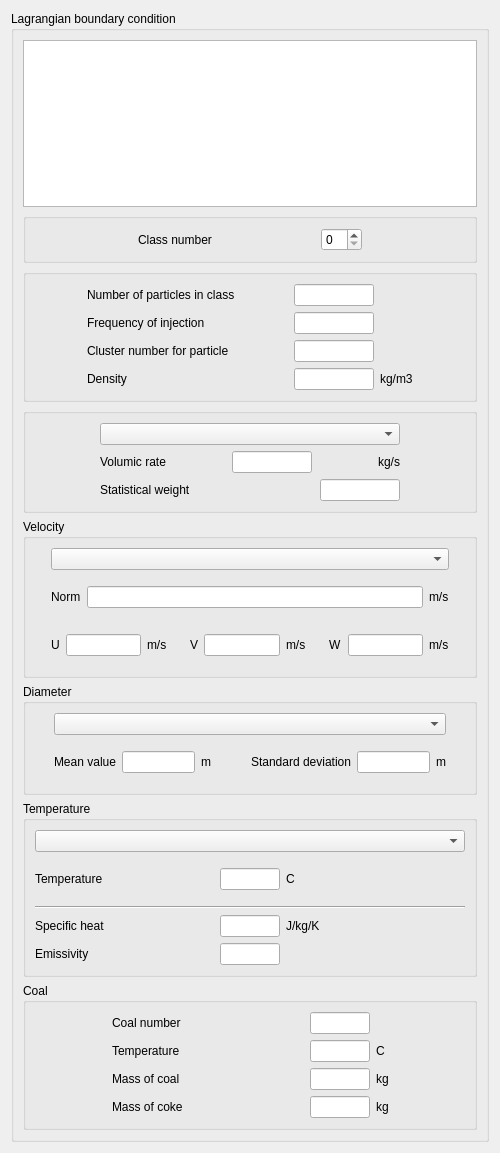
<ui version="4.0" >
 <class>LagrangianBoundariesForm</class>
 <widget class="QWidget" name="LagrangianBoundariesForm" >
  <property name="geometry" >
   <rect>
    <x>0</x>
    <y>0</y>
    <width>500</width>
    <height>1153</height>
   </rect>
  </property>
  <property name="windowTitle" >
   <string>Form</string>
  </property>
  <layout class="QGridLayout" >
   <item row="0" column="0" >
    <widget class="QGroupBox" name="groupBoxBoundaries" >
     <property name="title" >
      <string>Lagrangian boundary condition</string>
     </property>
     <layout class="QGridLayout" >
      <item row="0" column="0" >
       <layout class="QGridLayout" >
        <item row="0" column="0" >
         <widget class="QTableView" name="tableViewBoundaries" />
        </item>
        <item row="1" column="0" >
         <widget class="QGroupBox" name="groupBoxClassNumber" >
          <property name="title" >
           <string/>
          </property>
          <layout class="QGridLayout" >
           <item row="0" column="0" >
            <layout class="QGridLayout" >
             <item row="0" column="0" >
              <spacer>
               <property name="orientation" >
                <enum>Qt::Horizontal</enum>
               </property>
               <property name="sizeHint" stdset="0" >
                <size>
                 <width>40</width>
                 <height>20</height>
                </size>
               </property>
              </spacer>
             </item>
             <item row="0" column="1" >
              <widget class="QLabel" name="labelICLAS" >
               <property name="toolTip" >
                <string>Code_Saturne key word: ICLAS</string>
               </property>
               <property name="text" >
                <string>Class number</string>
               </property>
              </widget>
             </item>
             <item row="0" column="2" >
              <spacer>
               <property name="orientation" >
                <enum>Qt::Horizontal</enum>
               </property>
               <property name="sizeHint" stdset="0" >
                <size>
                 <width>40</width>
                 <height>20</height>
                </size>
               </property>
              </spacer>
             </item>
             <item row="0" column="3" >
              <widget class="QSpinBox" name="spinBoxICLAS" >
               <property name="toolTip" >
                <string>Code_Saturne key word: ICLAS</string>
               </property>
              </widget>
             </item>
             <item row="0" column="4" >
              <spacer>
               <property name="orientation" >
                <enum>Qt::Horizontal</enum>
               </property>
               <property name="sizeHint" stdset="0" >
                <size>
                 <width>40</width>
                 <height>20</height>
                </size>
               </property>
              </spacer>
             </item>
            </layout>
           </item>
          </layout>
         </widget>
        </item>
        <item row="2" column="0" >
         <widget class="QGroupBox" name="groupBoxMain" >
          <property name="title" >
           <string/>
          </property>
          <layout class="QGridLayout" >
           <item row="0" column="0" >
            <layout class="QGridLayout" >
             <item row="0" column="1" >
              <widget class="QLabel" name="labelIJNBP" >
               <property name="toolTip" >
                <string>Code_Saturne key word: IJNBP</string>
               </property>
               <property name="text" >
                <string>Number of particles in class</string>
               </property>
              </widget>
             </item>
             <item row="0" column="3" >
              <widget class="QLineEdit" name="lineEditIJNBP" >
               <property name="maximumSize" >
                <size>
                 <width>80</width>
                 <height>16777215</height>
                </size>
               </property>
               <property name="toolTip" >
                <string>Code_Saturne key word: IJNBP</string>
               </property>
              </widget>
             </item>
             <item row="1" column="1" >
              <widget class="QLabel" name="labelIJFRE" >
               <property name="toolTip" >
                <string>Code_Saturne key word: IJFRE</string>
               </property>
               <property name="text" >
                <string>Frequency of injection</string>
               </property>
              </widget>
             </item>
             <item row="1" column="3" >
              <widget class="QLineEdit" name="lineEditIJFRE" >
               <property name="maximumSize" >
                <size>
                 <width>80</width>
                 <height>16777215</height>
                </size>
               </property>
               <property name="toolTip" >
                <string>Code_Saturne key word: IJFRE</string>
               </property>
              </widget>
             </item>
             <item row="2" column="0" >
              <spacer>
               <property name="orientation" >
                <enum>Qt::Horizontal</enum>
               </property>
               <property name="sizeHint" stdset="0" >
                <size>
                 <width>31</width>
                 <height>20</height>
                </size>
               </property>
              </spacer>
             </item>
             <item row="2" column="1" >
              <widget class="QLabel" name="labelICLST" >
               <property name="toolTip" >
                <string>Code_Saturne key word: ICLST</string>
               </property>
               <property name="text" >
                <string>Cluster number for particle</string>
               </property>
              </widget>
             </item>
             <item row="2" column="2" >
              <spacer>
               <property name="orientation" >
                <enum>Qt::Horizontal</enum>
               </property>
               <property name="sizeHint" stdset="0" >
                <size>
                 <width>40</width>
                 <height>20</height>
                </size>
               </property>
              </spacer>
             </item>
             <item row="2" column="3" >
              <widget class="QLineEdit" name="lineEditICLST" >
               <property name="maximumSize" >
                <size>
                 <width>80</width>
                 <height>16777215</height>
                </size>
               </property>
               <property name="toolTip" >
                <string>Code_Saturne key word: ICLST</string>
               </property>
              </widget>
             </item>
             <item row="2" column="5" >
              <spacer>
               <property name="orientation" >
                <enum>Qt::Horizontal</enum>
               </property>
               <property name="sizeHint" stdset="0" >
                <size>
                 <width>21</width>
                 <height>20</height>
                </size>
               </property>
              </spacer>
             </item>
             <item row="3" column="1" >
              <widget class="QLabel" name="labelIROPT" >
               <property name="toolTip" >
                <string>Code_Saturne key word: IROPT</string>
               </property>
               <property name="text" >
                <string>Density</string>
               </property>
              </widget>
             </item>
             <item row="3" column="3" >
              <widget class="QLineEdit" name="lineEditIROPT" >
               <property name="maximumSize" >
                <size>
                 <width>80</width>
                 <height>16777215</height>
                </size>
               </property>
               <property name="toolTip" >
                <string>Code_Saturne key word: IROPT</string>
               </property>
              </widget>
             </item>
             <item row="3" column="4" >
              <widget class="QLabel" name="labelUnitIROPT" >
               <property name="text" >
                <string>kg/m3</string>
               </property>
              </widget>
             </item>
            </layout>
           </item>
          </layout>
         </widget>
        </item>
        <item row="3" column="0" >
         <widget class="QGroupBox" name="groupBoxRate" >
          <property name="title" >
           <string/>
          </property>
          <property name="checkable" >
           <bool>false</bool>
          </property>
          <layout class="QGridLayout" >
           <item row="0" column="0" >
            <layout class="QGridLayout" >
             <item row="0" column="0" >
              <spacer>
               <property name="orientation" >
                <enum>Qt::Horizontal</enum>
               </property>
               <property name="sizeHint" stdset="0" >
                <size>
                 <width>51</width>
                 <height>22</height>
                </size>
               </property>
              </spacer>
             </item>
             <item row="0" column="1" >
              <widget class="QComboBox" name="comboBoxIPOIT" >
               <property name="minimumSize" >
                <size>
                 <width>300</width>
                 <height>0</height>
                </size>
               </property>
               <property name="toolTip" >
                <string>Code_Saturne key word: IPOIT</string>
               </property>
              </widget>
             </item>
             <item row="0" column="2" >
              <spacer>
               <property name="orientation" >
                <enum>Qt::Horizontal</enum>
               </property>
               <property name="sizeHint" stdset="0" >
                <size>
                 <width>41</width>
                 <height>22</height>
                </size>
               </property>
              </spacer>
             </item>
             <item row="1" column="1" >
              <widget class="QFrame" name="frameVolumicRate" >
               <property name="frameShape" >
                <enum>QFrame::NoFrame</enum>
               </property>
               <property name="frameShadow" >
                <enum>QFrame::Raised</enum>
               </property>
               <layout class="QGridLayout" >
                <property name="margin" >
                 <number>0</number>
                </property>
                <item row="0" column="0" >
                 <layout class="QGridLayout" >
                  <item row="0" column="0" >
                   <widget class="QLabel" name="labelIDEBT" >
                    <property name="toolTip" >
                     <string>Code_Saturne key word: IDEBT</string>
                    </property>
                    <property name="text" >
                     <string>Volumic rate</string>
                    </property>
                   </widget>
                  </item>
                  <item row="0" column="1" >
                   <spacer>
                    <property name="orientation" >
                     <enum>Qt::Horizontal</enum>
                    </property>
                    <property name="sizeHint" stdset="0" >
                     <size>
                      <width>40</width>
                      <height>20</height>
                     </size>
                    </property>
                   </spacer>
                  </item>
                  <item row="0" column="2" >
                   <widget class="QLineEdit" name="lineEditIDEBT" >
                    <property name="maximumSize" >
                     <size>
                      <width>80</width>
                      <height>16777215</height>
                     </size>
                    </property>
                    <property name="toolTip" >
                     <string>Code_Saturne key word: IDEBT</string>
                    </property>
                   </widget>
                  </item>
                  <item row="0" column="3" >
                   <spacer>
                    <property name="orientation" >
                     <enum>Qt::Horizontal</enum>
                    </property>
                    <property name="sizeHint" stdset="0" >
                     <size>
                      <width>40</width>
                      <height>20</height>
                     </size>
                    </property>
                   </spacer>
                  </item>
                  <item row="0" column="4" >
                   <widget class="QLabel" name="labelUnitIDEBT" >
                    <property name="text" >
                     <string>kg/s</string>
                    </property>
                   </widget>
                  </item>
                 </layout>
                </item>
               </layout>
              </widget>
             </item>
             <item row="2" column="1" >
              <widget class="QFrame" name="frameStatisticalWeight" >
               <property name="frameShape" >
                <enum>QFrame::NoFrame</enum>
               </property>
               <property name="frameShadow" >
                <enum>QFrame::Raised</enum>
               </property>
               <layout class="QGridLayout" >
                <property name="margin" >
                 <number>0</number>
                </property>
                <item row="0" column="0" >
                 <layout class="QGridLayout" >
                  <item row="0" column="0" >
                   <widget class="QLabel" name="labelIPOIT" >
                    <property name="toolTip" >
                     <string>Code_Saturne key word: IPOIT</string>
                    </property>
                    <property name="text" >
                     <string>Statistical weight</string>
                    </property>
                   </widget>
                  </item>
                  <item row="0" column="1" >
                   <spacer>
                    <property name="orientation" >
                     <enum>Qt::Horizontal</enum>
                    </property>
                    <property name="sizeHint" stdset="0" >
                     <size>
                      <width>40</width>
                      <height>20</height>
                     </size>
                    </property>
                   </spacer>
                  </item>
                  <item row="0" column="2" >
                   <widget class="QLineEdit" name="lineEditIPOIT" >
                    <property name="maximumSize" >
                     <size>
                      <width>80</width>
                      <height>16777215</height>
                     </size>
                    </property>
                    <property name="toolTip" >
                     <string>Code_Saturne key word: IPOIT</string>
                    </property>
                   </widget>
                  </item>
                 </layout>
                </item>
               </layout>
              </widget>
             </item>
            </layout>
           </item>
          </layout>
         </widget>
        </item>
        <item row="4" column="0" >
         <widget class="QGroupBox" name="groupBoxVelocity" >
          <property name="title" >
           <string>Velocity</string>
          </property>
          <layout class="QGridLayout" >
           <item row="0" column="0" >
            <layout class="QGridLayout" >
             <item row="0" column="1" >
              <widget class="QComboBox" name="comboBoxIJUVW" >
               <property name="minimumSize" >
                <size>
                 <width>300</width>
                 <height>0</height>
                </size>
               </property>
               <property name="toolTip" >
                <string>Code_Saturne key word: IJUVW</string>
               </property>
              </widget>
             </item>
             <item row="1" column="0" >
              <spacer>
               <property name="orientation" >
                <enum>Qt::Horizontal</enum>
               </property>
               <property name="sizeHint" stdset="0" >
                <size>
                 <width>40</width>
                 <height>20</height>
                </size>
               </property>
              </spacer>
             </item>
             <item row="1" column="1" >
              <widget class="QFrame" name="frameVelocityNorm" >
               <property name="minimumSize" >
                <size>
                 <width>16</width>
                 <height>42</height>
                </size>
               </property>
               <property name="frameShape" >
                <enum>QFrame::NoFrame</enum>
               </property>
               <property name="frameShadow" >
                <enum>QFrame::Raised</enum>
               </property>
               <layout class="QGridLayout" >
                <property name="margin" >
                 <number>0</number>
                </property>
                <item row="0" column="0" >
                 <layout class="QGridLayout" >
                  <item row="0" column="0" >
                   <widget class="QLabel" name="labelIUNO" >
                    <property name="toolTip" >
                     <string>Code_Saturne key word: IUNO</string>
                    </property>
                    <property name="text" >
                     <string>Norm</string>
                    </property>
                   </widget>
                  </item>
                  <item row="0" column="1" >
                   <widget class="QLineEdit" name="lineEditIUNO" >
                    <property name="toolTip" >
                     <string>Code_Saturne key word: IUNO</string>
                    </property>
                   </widget>
                  </item>
                  <item row="0" column="2" >
                   <widget class="QLabel" name="labelUnitIUNO" >
                    <property name="text" >
                     <string>m/s</string>
                    </property>
                   </widget>
                  </item>
                 </layout>
                </item>
               </layout>
              </widget>
             </item>
             <item row="1" column="2" >
              <spacer>
               <property name="orientation" >
                <enum>Qt::Horizontal</enum>
               </property>
               <property name="sizeHint" stdset="0" >
                <size>
                 <width>40</width>
                 <height>20</height>
                </size>
               </property>
              </spacer>
             </item>
             <item row="2" column="1" >
              <widget class="QFrame" name="frameVelocityValues" >
               <property name="minimumSize" >
                <size>
                 <width>16</width>
                 <height>42</height>
                </size>
               </property>
               <property name="frameShape" >
                <enum>QFrame::NoFrame</enum>
               </property>
               <property name="frameShadow" >
                <enum>QFrame::Raised</enum>
               </property>
               <layout class="QGridLayout" >
                <property name="margin" >
                 <number>0</number>
                </property>
                <item row="0" column="0" >
                 <layout class="QGridLayout" >
                  <item row="0" column="0" >
                   <widget class="QLabel" name="labelIUPT" >
                    <property name="toolTip" >
                     <string>Code_Saturne key word: IUPT</string>
                    </property>
                    <property name="text" >
                     <string>U</string>
                    </property>
                   </widget>
                  </item>
                  <item row="0" column="1" >
                   <widget class="QLineEdit" name="lineEditIUPT" >
                    <property name="maximumSize" >
                     <size>
                      <width>80</width>
                      <height>16777215</height>
                     </size>
                    </property>
                    <property name="toolTip" >
                     <string>Code_Saturne key word: IUPT</string>
                    </property>
                   </widget>
                  </item>
                  <item row="0" column="2" >
                   <widget class="QLabel" name="labelUnitIUPT" >
                    <property name="text" >
                     <string>m/s</string>
                    </property>
                   </widget>
                  </item>
                  <item row="0" column="3" >
                   <spacer>
                    <property name="orientation" >
                     <enum>Qt::Horizontal</enum>
                    </property>
                    <property name="sizeHint" stdset="0" >
                     <size>
                      <width>22</width>
                      <height>16</height>
                     </size>
                    </property>
                   </spacer>
                  </item>
                  <item row="0" column="4" >
                   <widget class="QLabel" name="labelIVPT" >
                    <property name="toolTip" >
                     <string>Code_Saturne key word: IVPT</string>
                    </property>
                    <property name="text" >
                     <string>V</string>
                    </property>
                   </widget>
                  </item>
                  <item row="0" column="5" >
                   <widget class="QLineEdit" name="lineEditIVPT" >
                    <property name="maximumSize" >
                     <size>
                      <width>80</width>
                      <height>16777215</height>
                     </size>
                    </property>
                    <property name="toolTip" >
                     <string>Code_Saturne key word: IVPT</string>
                    </property>
                   </widget>
                  </item>
                  <item row="0" column="6" >
                   <widget class="QLabel" name="labelUnitIVPT" >
                    <property name="text" >
                     <string>m/s</string>
                    </property>
                   </widget>
                  </item>
                  <item row="0" column="7" >
                   <spacer>
                    <property name="orientation" >
                     <enum>Qt::Horizontal</enum>
                    </property>
                    <property name="sizeHint" stdset="0" >
                     <size>
                      <width>22</width>
                      <height>16</height>
                     </size>
                    </property>
                   </spacer>
                  </item>
                  <item row="0" column="8" >
                   <widget class="QLabel" name="labelIWPT" >
                    <property name="toolTip" >
                     <string>Code_Saturne key word: IWPT</string>
                    </property>
                    <property name="text" >
                     <string>W</string>
                    </property>
                   </widget>
                  </item>
                  <item row="0" column="9" >
                   <widget class="QLineEdit" name="lineEditIWPT" >
                    <property name="maximumSize" >
                     <size>
                      <width>80</width>
                      <height>16777215</height>
                     </size>
                    </property>
                    <property name="toolTip" >
                     <string>Code_Saturne key word: IWPT</string>
                    </property>
                   </widget>
                  </item>
                  <item row="0" column="10" >
                   <widget class="QLabel" name="labelUnitIWPT" >
                    <property name="text" >
                     <string>m/s</string>
                    </property>
                   </widget>
                  </item>
                 </layout>
                </item>
               </layout>
              </widget>
             </item>
            </layout>
           </item>
          </layout>
         </widget>
        </item>
        <item row="5" column="0" >
         <widget class="QGroupBox" name="groupBoxDiameter" >
          <property name="title" >
           <string>Diameter</string>
          </property>
          <layout class="QGridLayout" >
           <item row="0" column="0" >
            <layout class="QGridLayout" >
             <item row="0" column="1" >
              <widget class="QComboBox" name="comboBoxIJRDP" >
               <property name="minimumSize" >
                <size>
                 <width>300</width>
                 <height>0</height>
                </size>
               </property>
               <property name="toolTip" >
                <string>Code_Saturne key word:IJRDP</string>
               </property>
              </widget>
             </item>
             <item row="1" column="0" >
              <spacer>
               <property name="orientation" >
                <enum>Qt::Horizontal</enum>
               </property>
               <property name="sizeHint" stdset="0" >
                <size>
                 <width>40</width>
                 <height>20</height>
                </size>
               </property>
              </spacer>
             </item>
             <item row="1" column="1" >
              <widget class="QFrame" name="frameDiameter" >
               <property name="minimumSize" >
                <size>
                 <width>16</width>
                 <height>42</height>
                </size>
               </property>
               <property name="frameShape" >
                <enum>QFrame::NoFrame</enum>
               </property>
               <property name="frameShadow" >
                <enum>QFrame::Raised</enum>
               </property>
               <layout class="QGridLayout" >
                <property name="margin" >
                 <number>0</number>
                </property>
                <item row="0" column="0" >
                 <layout class="QGridLayout" >
                  <item row="0" column="0" >
                   <widget class="QLabel" name="labelIDPT" >
                    <property name="toolTip" >
                     <string>Code_Saturne key word: IDPT</string>
                    </property>
                    <property name="text" >
                     <string>Mean value</string>
                    </property>
                   </widget>
                  </item>
                  <item row="0" column="1" >
                   <widget class="QLineEdit" name="lineEditIDPT" >
                    <property name="maximumSize" >
                     <size>
                      <width>80</width>
                      <height>16777215</height>
                     </size>
                    </property>
                    <property name="toolTip" >
                     <string>Code_Saturne key word:IDPT</string>
                    </property>
                   </widget>
                  </item>
                  <item row="0" column="2" >
                   <widget class="QLabel" name="labelUnitIDPT" >
                    <property name="text" >
                     <string>m</string>
                    </property>
                   </widget>
                  </item>
                  <item row="0" column="3" >
                   <spacer>
                    <property name="orientation" >
                     <enum>Qt::Horizontal</enum>
                    </property>
                    <property name="sizeHint" stdset="0" >
                     <size>
                      <width>40</width>
                      <height>20</height>
                     </size>
                    </property>
                   </spacer>
                  </item>
                  <item row="0" column="4" >
                   <widget class="QLabel" name="labelIVDPT" >
                    <property name="toolTip" >
                     <string>Code_Saturne key word: IVDPT</string>
                    </property>
                    <property name="text" >
                     <string>Standard deviation</string>
                    </property>
                   </widget>
                  </item>
                  <item row="0" column="5" >
                   <widget class="QLineEdit" name="lineEditIVDPT" >
                    <property name="maximumSize" >
                     <size>
                      <width>80</width>
                      <height>16777215</height>
                     </size>
                    </property>
                    <property name="toolTip" >
                     <string>Code_Saturne key word: IVDPT</string>
                    </property>
                   </widget>
                  </item>
                  <item row="0" column="6" >
                   <widget class="QLabel" name="labelUnitIVDPT" >
                    <property name="text" >
                     <string>m</string>
                    </property>
                   </widget>
                  </item>
                 </layout>
                </item>
               </layout>
              </widget>
             </item>
             <item row="1" column="2" >
              <spacer>
               <property name="orientation" >
                <enum>Qt::Horizontal</enum>
               </property>
               <property name="sizeHint" stdset="0" >
                <size>
                 <width>40</width>
                 <height>20</height>
                </size>
               </property>
              </spacer>
             </item>
            </layout>
           </item>
          </layout>
         </widget>
        </item>
        <item row="6" column="0" >
         <widget class="QGroupBox" name="groupBoxTemperature" >
          <property name="title" >
           <string>Temperature</string>
          </property>
          <layout class="QGridLayout" >
           <item row="0" column="0" >
            <layout class="QGridLayout" >
             <item row="0" column="0" >
              <widget class="QComboBox" name="comboBoxIJRTP" >
               <property name="minimumSize" >
                <size>
                 <width>300</width>
                 <height>0</height>
                </size>
               </property>
               <property name="toolTip" >
                <string>Code_Saturne key word:IJRTP</string>
               </property>
              </widget>
             </item>
             <item row="1" column="0" >
              <widget class="QFrame" name="frameTemperature" >
               <property name="minimumSize" >
                <size>
                 <width>16</width>
                 <height>42</height>
                </size>
               </property>
               <property name="frameShape" >
                <enum>QFrame::NoFrame</enum>
               </property>
               <property name="frameShadow" >
                <enum>QFrame::Raised</enum>
               </property>
               <layout class="QGridLayout" >
                <property name="margin" >
                 <number>0</number>
                </property>
                <item row="0" column="0" >
                 <layout class="QGridLayout" >
                  <item row="0" column="0" >
                   <widget class="QLabel" name="labelITPT" >
                    <property name="toolTip" >
                     <string>Code_Saturne key word: ITPT</string>
                    </property>
                    <property name="text" >
                     <string>Temperature</string>
                    </property>
                   </widget>
                  </item>
                  <item row="0" column="1" >
                   <widget class="QLineEdit" name="lineEditITPT" >
                    <property name="maximumSize" >
                     <size>
                      <width>60</width>
                      <height>16777215</height>
                     </size>
                    </property>
                    <property name="toolTip" >
                     <string>Code_Saturne key word: ITPT</string>
                    </property>
                   </widget>
                  </item>
                  <item row="0" column="2" >
                   <widget class="QLabel" name="labelUnitITPT" >
                    <property name="text" >
                     <string>C</string>
                    </property>
                   </widget>
                  </item>
                 </layout>
                </item>
               </layout>
              </widget>
             </item>
             <item row="2" column="0" >
              <widget class="Line" name="line" >
               <property name="orientation" >
                <enum>Qt::Horizontal</enum>
               </property>
              </widget>
             </item>
             <item row="3" column="0" >
              <layout class="QGridLayout" >
               <item row="0" column="0" >
                <widget class="QLabel" name="labelICPT" >
                 <property name="toolTip" >
                  <string>Code_Saturne key word: ICPT</string>
                 </property>
                 <property name="text" >
                  <string>Specific heat</string>
                 </property>
                </widget>
               </item>
               <item row="0" column="1" >
                <widget class="QLineEdit" name="lineEditICPT" >
                 <property name="maximumSize" >
                  <size>
                   <width>60</width>
                   <height>16777215</height>
                  </size>
                 </property>
                 <property name="toolTip" >
                  <string>Code_Saturne key word: ICPT</string>
                 </property>
                </widget>
               </item>
               <item row="0" column="2" >
                <widget class="QLabel" name="labelUnitICPT" >
                 <property name="text" >
                  <string>J/kg/K</string>
                 </property>
                </widget>
               </item>
               <item row="1" column="0" >
                <widget class="QLabel" name="labelIEPSI" >
                 <property name="toolTip" >
                  <string>Code_Saturne key word: IEPSI</string>
                 </property>
                 <property name="text" >
                  <string>Emissivity</string>
                 </property>
                </widget>
               </item>
               <item row="1" column="1" >
                <widget class="QLineEdit" name="lineEditIEPSI" >
                 <property name="maximumSize" >
                  <size>
                   <width>60</width>
                   <height>16777215</height>
                  </size>
                 </property>
                 <property name="toolTip" >
                  <string>Code_Saturne key word: IEPSI</string>
                 </property>
                </widget>
               </item>
              </layout>
             </item>
            </layout>
           </item>
          </layout>
         </widget>
        </item>
        <item row="7" column="0" >
         <widget class="QGroupBox" name="groupBoxCoal" >
          <property name="title" >
           <string>Coal</string>
          </property>
          <layout class="QGridLayout" >
           <item row="0" column="0" >
            <layout class="QGridLayout" >
             <item row="0" column="1" >
              <widget class="QLabel" name="labelINUCHL" >
               <property name="toolTip" >
                <string>Code_Saturne key word: INUCHL</string>
               </property>
               <property name="text" >
                <string>Coal number</string>
               </property>
              </widget>
             </item>
             <item row="0" column="3" >
              <widget class="QLineEdit" name="lineEditINUCHL" >
               <property name="maximumSize" >
                <size>
                 <width>60</width>
                 <height>16777215</height>
                </size>
               </property>
               <property name="toolTip" >
                <string>Code_Saturne key word: INUCHL</string>
               </property>
              </widget>
             </item>
             <item row="1" column="1" >
              <widget class="QLabel" name="labelIHPT" >
               <property name="toolTip" >
                <string>Code_Saturne key word: IHPT</string>
               </property>
               <property name="text" >
                <string>Temperature</string>
               </property>
              </widget>
             </item>
             <item row="1" column="3" >
              <widget class="QLineEdit" name="lineEditIHPT" >
               <property name="maximumSize" >
                <size>
                 <width>60</width>
                 <height>16777215</height>
                </size>
               </property>
               <property name="toolTip" >
                <string>Code_Saturne key word: IHPT</string>
               </property>
              </widget>
             </item>
             <item row="1" column="4" >
              <widget class="QLabel" name="labelUnitIHPT" >
               <property name="text" >
                <string>C</string>
               </property>
              </widget>
             </item>
             <item row="2" column="0" >
              <spacer>
               <property name="orientation" >
                <enum>Qt::Horizontal</enum>
               </property>
               <property name="sizeHint" stdset="0" >
                <size>
                 <width>40</width>
                 <height>20</height>
                </size>
               </property>
              </spacer>
             </item>
             <item row="2" column="1" >
              <widget class="QLabel" name="labelIMCHT" >
               <property name="toolTip" >
                <string>Code_Saturne key word: IMCHT</string>
               </property>
               <property name="text" >
                <string>Mass of coal</string>
               </property>
              </widget>
             </item>
             <item row="2" column="2" >
              <spacer>
               <property name="toolTip" >
                <string>Code_Saturne key word: IMCHT</string>
               </property>
               <property name="orientation" >
                <enum>Qt::Horizontal</enum>
               </property>
               <property name="sizeHint" stdset="0" >
                <size>
                 <width>121</width>
                 <height>22</height>
                </size>
               </property>
              </spacer>
             </item>
             <item row="2" column="3" >
              <widget class="QLineEdit" name="lineEditIMCHT" >
               <property name="maximumSize" >
                <size>
                 <width>60</width>
                 <height>16777215</height>
                </size>
               </property>
               <property name="toolTip" >
                <string>Code_Saturne key word: IMCHT</string>
               </property>
              </widget>
             </item>
             <item row="2" column="4" >
              <widget class="QLabel" name="labelUnitIMCHT" >
               <property name="toolTip" >
                <string>Code_Saturne key word: IMCHT</string>
               </property>
               <property name="text" >
                <string>kg</string>
               </property>
              </widget>
             </item>
             <item row="2" column="5" >
              <spacer>
               <property name="orientation" >
                <enum>Qt::Horizontal</enum>
               </property>
               <property name="sizeHint" stdset="0" >
                <size>
                 <width>40</width>
                 <height>20</height>
                </size>
               </property>
              </spacer>
             </item>
             <item row="3" column="1" >
              <widget class="QLabel" name="labelIMCKT" >
               <property name="toolTip" >
                <string>Code_Saturne key word: IMCKT</string>
               </property>
               <property name="text" >
                <string>Mass of coke</string>
               </property>
              </widget>
             </item>
             <item row="3" column="3" >
              <widget class="QLineEdit" name="lineEditIMCKT" >
               <property name="maximumSize" >
                <size>
                 <width>60</width>
                 <height>16777215</height>
                </size>
               </property>
               <property name="toolTip" >
                <string>Code_Saturne key word: IMCKT</string>
               </property>
              </widget>
             </item>
             <item row="3" column="4" >
              <widget class="QLabel" name="labelUnitIIMCKT" >
               <property name="toolTip" >
                <string>Code_Saturne key word: IMCHT</string>
               </property>
               <property name="text" >
                <string>kg</string>
               </property>
              </widget>
             </item>
            </layout>
           </item>
          </layout>
         </widget>
        </item>
       </layout>
      </item>
     </layout>
    </widget>
   </item>
  </layout>
 </widget>
 <resources/>
 <connections/>
</ui>
